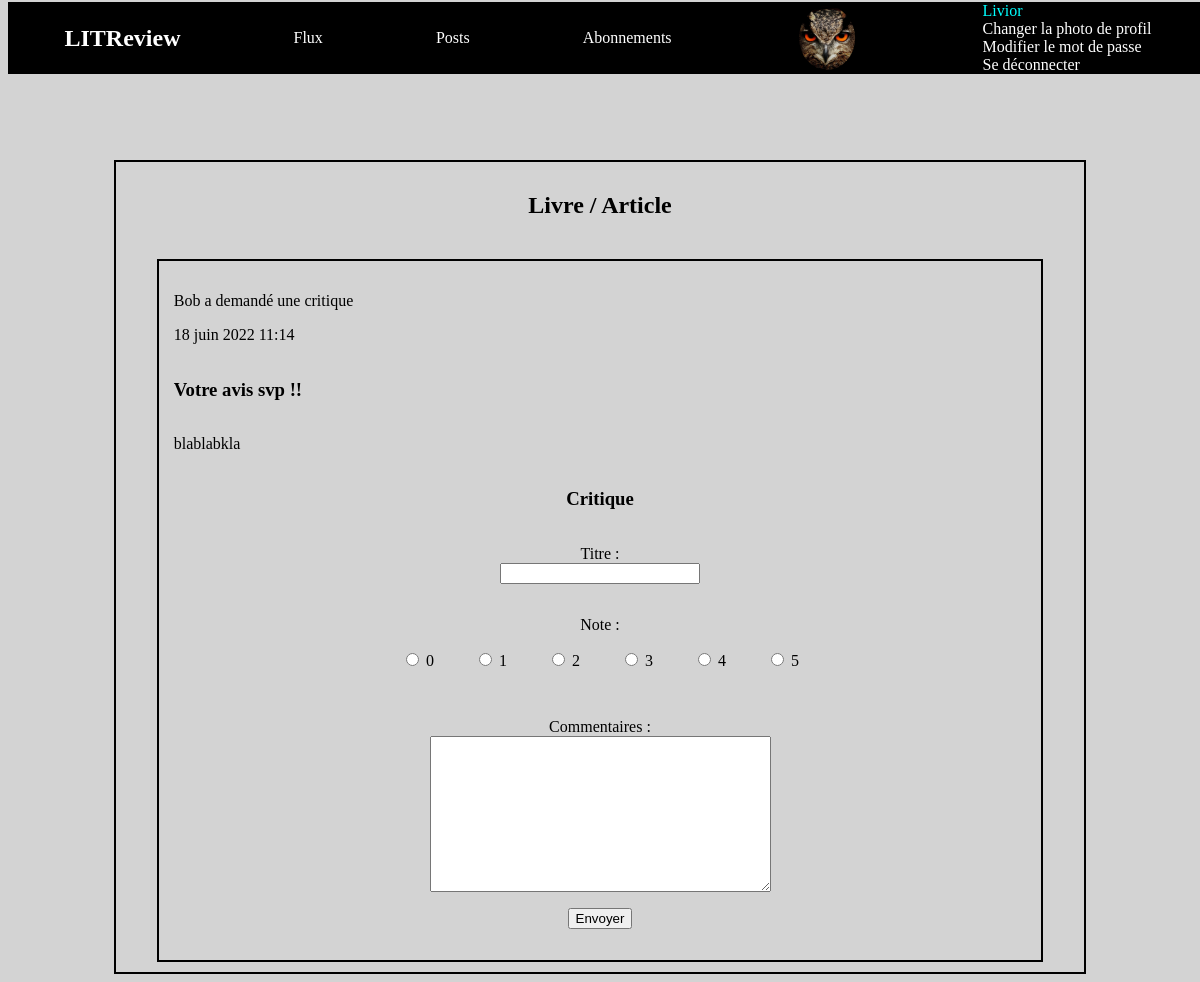
Page /review/32/answer/ (signed in) on the earlier database version.
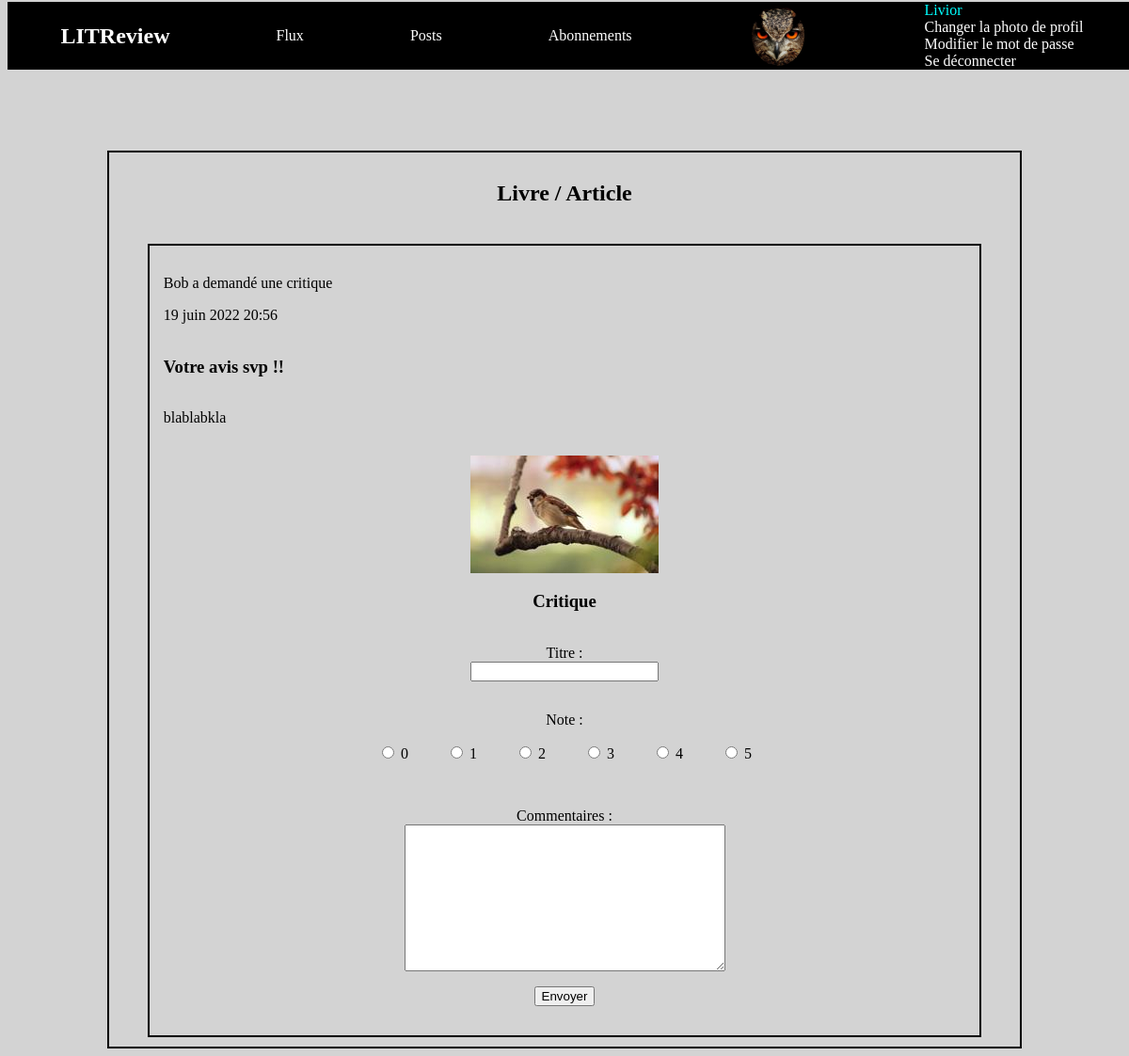
Same page on the later database version.
### critics/models.py (models this page shows, shortened)
class Ticket(models.Model):
    title = models.CharField(max_length=128)
    description = models.TextField(max_length=2048, blank=True)
    user = models.ForeignKey(
        to=settings.AUTH_USER_MODEL,
        on_delete=models.CASCADE)
    image = models.ImageField(null=True, blank=True)
    time_created = models.DateTimeField(auto_now_add=True)
    IMAGE_MAX_SIZE = (200, 200)

### authentication/models.py (models this page shows)
class User(AbstractUser):
    profile_photo = models.ImageField(verbose_name='Photo de profil')

### critics/views.py (the view, shortened to what this page needs)
# urls.py: path('review/<int:review_id>/answer/', critics.views.review_answer_ticket,
@login_required()
def review_answer_ticket(request, review_id):
    ticket = get_object_or_404(Ticket, id=review_id)
    review_form = ReviewForm()
    return render(
        request,
        "critics/review_answer_ticket.html",
        {"review_form": review_form, "ticket": ticket},
    )

### critics/forms.py
class ReviewForm(forms.ModelForm):
    class Meta:
        model = Review
        exclude = ['user', 'ticket']
        labels = {'headline': 'Titre',
                  'body': 'Commentaires',
                  'rating': 'Note'}
        rating_choices = [('0', 0), ('1', 1), ('2', 2),
                          ('3', 3), ('4', 4), ('5', 5)]
        widgets = {'rating': forms.RadioSelect(choices=rating_choices)}

### critics/templates/critics/review_answer_ticket.html (shortened to what this page needs)
{% extends '../base.html' %}
{% block content %}
<section class="forms">
    <h1>Livre / Article</h1>
    <article class="ticket">
    <div class="top_ticket">
        <p>{{ ticket.user }} a demandé une critique</p>
        <p>{{ ticket.time_created }}</p>
    </div>
    <h1>{{ ticket.title }}</h1>
    <p>{{ ticket.description }}</p>
    {% if ticket.image %}
        <img class="ticket_image" src="{{ ticket.image.url}}" alt="">
    {% endif %}
    <form action="" method="post" enctype="multipart/form-data">
        <h1>Critique</h1>
        {{ review_form.as_p }}
        <input type="submit" value="Envoyer">
    </form>
    </article>
</section>
{% endblock content %}

Differences in the rows shown:
changed Ticket "Votre avis svp !!": time_created "18 juin 2022 11:14" → "19 juin 2022 20:56"; image: picture added
